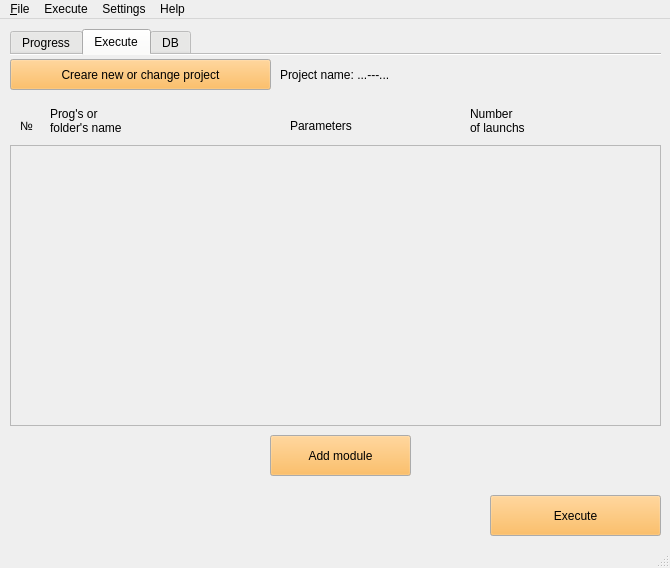
<?xml version="1.0" encoding="UTF-8"?>
<ui version="4.0">
 <class>MainWindow</class>
 <widget class="QMainWindow" name="MainWindow">
  <property name="geometry">
   <rect>
    <x>0</x>
    <y>0</y>
    <width>670</width>
    <height>568</height>
   </rect>
  </property>
  <property name="windowTitle">
   <string>SPaCCE</string>
  </property>
  <property name="locale">
   <locale language="English" country="UnitedKingdom"/>
  </property>
  <widget class="QWidget" name="centralwidget">
   <widget class="QTabWidget" name="tabWidget">
    <property name="geometry">
     <rect>
      <x>10</x>
      <y>10</y>
      <width>651</width>
      <height>511</height>
     </rect>
    </property>
    <property name="palette">
     <palette>
      <active>
       <colorrole role="Button">
        <brush brushstyle="SolidPattern">
         <color alpha="255">
          <red>238</red>
          <green>238</green>
          <blue>236</blue>
         </color>
        </brush>
       </colorrole>
      </active>
      <inactive>
       <colorrole role="Button">
        <brush brushstyle="SolidPattern">
         <color alpha="255">
          <red>238</red>
          <green>238</green>
          <blue>236</blue>
         </color>
        </brush>
       </colorrole>
      </inactive>
      <disabled>
       <colorrole role="Button">
        <brush brushstyle="SolidPattern">
         <color alpha="255">
          <red>238</red>
          <green>238</green>
          <blue>236</blue>
         </color>
        </brush>
       </colorrole>
      </disabled>
     </palette>
    </property>
    <property name="currentIndex">
     <number>1</number>
    </property>
    <property name="documentMode">
     <bool>true</bool>
    </property>
    <widget class="QWidget" name="tab_3">
     <attribute name="title">
      <string>Progress</string>
     </attribute>
     <widget class="QProgressBar" name="progressBar">
      <property name="geometry">
       <rect>
        <x>0</x>
        <y>450</y>
        <width>651</width>
        <height>23</height>
       </rect>
      </property>
      <property name="value">
       <number>0</number>
      </property>
     </widget>
     <widget class="QTextEdit" name="textEdit">
      <property name="geometry">
       <rect>
        <x>0</x>
        <y>10</y>
        <width>651</width>
        <height>421</height>
       </rect>
      </property>
      <property name="readOnly">
       <bool>true</bool>
      </property>
     </widget>
    </widget>
    <widget class="QWidget" name="tab">
     <attribute name="title">
      <string>Execute</string>
     </attribute>
     <widget class="QPushButton" name="pushButton_2">
      <property name="geometry">
       <rect>
        <x>260</x>
        <y>380</y>
        <width>141</width>
        <height>41</height>
       </rect>
      </property>
      <property name="palette">
       <palette>
        <active>
         <colorrole role="Button">
          <brush brushstyle="SolidPattern">
           <color alpha="255">
            <red>252</red>
            <green>175</green>
            <blue>62</blue>
           </color>
          </brush>
         </colorrole>
        </active>
        <inactive>
         <colorrole role="Button">
          <brush brushstyle="SolidPattern">
           <color alpha="255">
            <red>252</red>
            <green>175</green>
            <blue>62</blue>
           </color>
          </brush>
         </colorrole>
        </inactive>
        <disabled>
         <colorrole role="Button">
          <brush brushstyle="SolidPattern">
           <color alpha="255">
            <red>252</red>
            <green>175</green>
            <blue>62</blue>
           </color>
          </brush>
         </colorrole>
        </disabled>
       </palette>
      </property>
      <property name="text">
       <string>Add module</string>
      </property>
     </widget>
     <widget class="QLabel" name="label_2">
      <property name="geometry">
       <rect>
        <x>40</x>
        <y>40</y>
        <width>121</width>
        <height>51</height>
       </rect>
      </property>
      <property name="text">
       <string>Prog's or 
folder's name</string>
      </property>
     </widget>
     <widget class="QLabel" name="label_4">
      <property name="geometry">
       <rect>
        <x>460</x>
        <y>40</y>
        <width>71</width>
        <height>51</height>
       </rect>
      </property>
      <property name="text">
       <string>Number 
of launchs</string>
      </property>
     </widget>
     <widget class="QLabel" name="label">
      <property name="geometry">
       <rect>
        <x>10</x>
        <y>60</y>
        <width>21</width>
        <height>21</height>
       </rect>
      </property>
      <property name="text">
       <string>№</string>
      </property>
     </widget>
     <widget class="QLabel" name="label_3">
      <property name="geometry">
       <rect>
        <x>280</x>
        <y>50</y>
        <width>91</width>
        <height>41</height>
       </rect>
      </property>
      <property name="text">
       <string>Parameters</string>
      </property>
     </widget>
     <widget class="QScrollArea" name="scrollArea">
      <property name="geometry">
       <rect>
        <x>0</x>
        <y>90</y>
        <width>651</width>
        <height>281</height>
       </rect>
      </property>
      <property name="sizePolicy">
       <sizepolicy hsizetype="Expanding" vsizetype="Expanding">
        <horstretch>0</horstretch>
        <verstretch>0</verstretch>
       </sizepolicy>
      </property>
      <property name="palette">
       <palette>
        <active>
         <colorrole role="Button">
          <brush brushstyle="SolidPattern">
           <color alpha="255">
            <red>252</red>
            <green>175</green>
            <blue>62</blue>
           </color>
          </brush>
         </colorrole>
         <colorrole role="ButtonText">
          <brush brushstyle="SolidPattern">
           <color alpha="255">
            <red>0</red>
            <green>0</green>
            <blue>0</blue>
           </color>
          </brush>
         </colorrole>
        </active>
        <inactive>
         <colorrole role="Button">
          <brush brushstyle="SolidPattern">
           <color alpha="255">
            <red>252</red>
            <green>175</green>
            <blue>62</blue>
           </color>
          </brush>
         </colorrole>
         <colorrole role="ButtonText">
          <brush brushstyle="SolidPattern">
           <color alpha="255">
            <red>0</red>
            <green>0</green>
            <blue>0</blue>
           </color>
          </brush>
         </colorrole>
        </inactive>
        <disabled>
         <colorrole role="Button">
          <brush brushstyle="SolidPattern">
           <color alpha="255">
            <red>211</red>
            <green>215</green>
            <blue>207</blue>
           </color>
          </brush>
         </colorrole>
         <colorrole role="ButtonText">
          <brush brushstyle="SolidPattern">
           <color alpha="255">
            <red>0</red>
            <green>0</green>
            <blue>0</blue>
           </color>
          </brush>
         </colorrole>
        </disabled>
       </palette>
      </property>
      <property name="verticalScrollBarPolicy">
       <enum>Qt::ScrollBarAsNeeded</enum>
      </property>
      <property name="sizeAdjustPolicy">
       <enum>QAbstractScrollArea::AdjustIgnored</enum>
      </property>
      <property name="widgetResizable">
       <bool>true</bool>
      </property>
      <widget class="QWidget" name="scrollAreaWidgetContents">
       <property name="geometry">
        <rect>
         <x>0</x>
         <y>0</y>
         <width>649</width>
         <height>279</height>
        </rect>
       </property>
       <property name="sizePolicy">
        <sizepolicy hsizetype="Preferred" vsizetype="Preferred">
         <horstretch>0</horstretch>
         <verstretch>0</verstretch>
        </sizepolicy>
       </property>
      </widget>
     </widget>
     <widget class="QPushButton" name="pushButton">
      <property name="geometry">
       <rect>
        <x>480</x>
        <y>440</y>
        <width>171</width>
        <height>41</height>
       </rect>
      </property>
      <property name="palette">
       <palette>
        <active>
         <colorrole role="Button">
          <brush brushstyle="SolidPattern">
           <color alpha="255">
            <red>252</red>
            <green>175</green>
            <blue>62</blue>
           </color>
          </brush>
         </colorrole>
        </active>
        <inactive>
         <colorrole role="Button">
          <brush brushstyle="SolidPattern">
           <color alpha="255">
            <red>252</red>
            <green>175</green>
            <blue>62</blue>
           </color>
          </brush>
         </colorrole>
        </inactive>
        <disabled>
         <colorrole role="Button">
          <brush brushstyle="SolidPattern">
           <color alpha="255">
            <red>252</red>
            <green>175</green>
            <blue>62</blue>
           </color>
          </brush>
         </colorrole>
        </disabled>
       </palette>
      </property>
      <property name="text">
       <string>Execute</string>
      </property>
     </widget>
     <widget class="QLabel" name="label_6">
      <property name="geometry">
       <rect>
        <x>270</x>
        <y>10</y>
        <width>381</width>
        <height>20</height>
       </rect>
      </property>
      <property name="text">
       <string>Project name: ...---...</string>
      </property>
     </widget>
     <widget class="QPushButton" name="pushButton_5">
      <property name="geometry">
       <rect>
        <x>0</x>
        <y>4</y>
        <width>261</width>
        <height>31</height>
       </rect>
      </property>
      <property name="palette">
       <palette>
        <active>
         <colorrole role="Button">
          <brush brushstyle="SolidPattern">
           <color alpha="255">
            <red>252</red>
            <green>175</green>
            <blue>62</blue>
           </color>
          </brush>
         </colorrole>
        </active>
        <inactive>
         <colorrole role="Button">
          <brush brushstyle="SolidPattern">
           <color alpha="255">
            <red>252</red>
            <green>175</green>
            <blue>62</blue>
           </color>
          </brush>
         </colorrole>
        </inactive>
        <disabled>
         <colorrole role="Button">
          <brush brushstyle="SolidPattern">
           <color alpha="255">
            <red>252</red>
            <green>175</green>
            <blue>62</blue>
           </color>
          </brush>
         </colorrole>
        </disabled>
       </palette>
      </property>
      <property name="text">
       <string>Creare new or change project</string>
      </property>
     </widget>
    </widget>
    <widget class="QWidget" name="tab_2">
     <attribute name="title">
      <string>DB</string>
     </attribute>
     <widget class="QTreeView" name="treeView">
      <property name="geometry">
       <rect>
        <x>0</x>
        <y>110</y>
        <width>651</width>
        <height>331</height>
       </rect>
      </property>
      <property name="editTriggers">
       <set>QAbstractItemView::NoEditTriggers</set>
      </property>
      <property name="alternatingRowColors">
       <bool>true</bool>
      </property>
      <property name="uniformRowHeights">
       <bool>true</bool>
      </property>
      <property name="animated">
       <bool>true</bool>
      </property>
     </widget>
     <widget class="QPushButton" name="pushButton_4">
      <property name="geometry">
       <rect>
        <x>270</x>
        <y>70</y>
        <width>83</width>
        <height>25</height>
       </rect>
      </property>
      <property name="palette">
       <palette>
        <active>
         <colorrole role="Button">
          <brush brushstyle="SolidPattern">
           <color alpha="255">
            <red>252</red>
            <green>175</green>
            <blue>62</blue>
           </color>
          </brush>
         </colorrole>
        </active>
        <inactive>
         <colorrole role="Button">
          <brush brushstyle="SolidPattern">
           <color alpha="255">
            <red>252</red>
            <green>175</green>
            <blue>62</blue>
           </color>
          </brush>
         </colorrole>
        </inactive>
        <disabled>
         <colorrole role="Button">
          <brush brushstyle="SolidPattern">
           <color alpha="255">
            <red>252</red>
            <green>175</green>
            <blue>62</blue>
           </color>
          </brush>
         </colorrole>
        </disabled>
       </palette>
      </property>
      <property name="text">
       <string>Find</string>
      </property>
     </widget>
     <widget class="QLabel" name="label_7">
      <property name="geometry">
       <rect>
        <x>10</x>
        <y>10</y>
        <width>131</width>
        <height>17</height>
       </rect>
      </property>
      <property name="text">
       <string>Project's name</string>
      </property>
     </widget>
     <widget class="QLabel" name="label_8">
      <property name="geometry">
       <rect>
        <x>160</x>
        <y>10</y>
        <width>101</width>
        <height>17</height>
       </rect>
      </property>
      <property name="text">
       <string>Modules</string>
      </property>
     </widget>
     <widget class="QLabel" name="label_9">
      <property name="geometry">
       <rect>
        <x>310</x>
        <y>10</y>
        <width>64</width>
        <height>17</height>
       </rect>
      </property>
      <property name="text">
       <string>From</string>
      </property>
     </widget>
     <widget class="QLabel" name="label_10">
      <property name="geometry">
       <rect>
        <x>490</x>
        <y>10</y>
        <width>64</width>
        <height>17</height>
       </rect>
      </property>
      <property name="text">
       <string>To</string>
      </property>
     </widget>
     <widget class="QDateTimeEdit" name="dateTimeEdit">
      <property name="geometry">
       <rect>
        <x>310</x>
        <y>30</y>
        <width>161</width>
        <height>26</height>
       </rect>
      </property>
      <property name="date">
       <date>
        <year>2020</year>
        <month>1</month>
        <day>1</day>
       </date>
      </property>
     </widget>
     <widget class="QDateTimeEdit" name="dateTimeEdit_2">
      <property name="geometry">
       <rect>
        <x>490</x>
        <y>30</y>
        <width>161</width>
        <height>26</height>
       </rect>
      </property>
     </widget>
     <widget class="QLineEdit" name="lineEdit">
      <property name="geometry">
       <rect>
        <x>10</x>
        <y>30</y>
        <width>131</width>
        <height>25</height>
       </rect>
      </property>
     </widget>
     <widget class="QLineEdit" name="lineEdit_2">
      <property name="geometry">
       <rect>
        <x>160</x>
        <y>30</y>
        <width>141</width>
        <height>25</height>
       </rect>
      </property>
     </widget>
     <widget class="QPushButton" name="pushButton_3">
      <property name="geometry">
       <rect>
        <x>0</x>
        <y>450</y>
        <width>151</width>
        <height>25</height>
       </rect>
      </property>
      <property name="palette">
       <palette>
        <active>
         <colorrole role="Button">
          <brush brushstyle="SolidPattern">
           <color alpha="255">
            <red>252</red>
            <green>175</green>
            <blue>62</blue>
           </color>
          </brush>
         </colorrole>
        </active>
        <inactive>
         <colorrole role="Button">
          <brush brushstyle="SolidPattern">
           <color alpha="255">
            <red>252</red>
            <green>175</green>
            <blue>62</blue>
           </color>
          </brush>
         </colorrole>
        </inactive>
        <disabled>
         <colorrole role="Button">
          <brush brushstyle="SolidPattern">
           <color alpha="255">
            <red>211</red>
            <green>215</green>
            <blue>207</blue>
           </color>
          </brush>
         </colorrole>
        </disabled>
       </palette>
      </property>
      <property name="text">
       <string>Delete project</string>
      </property>
     </widget>
     <widget class="QPushButton" name="pushButton_6">
      <property name="geometry">
       <rect>
        <x>160</x>
        <y>450</y>
        <width>161</width>
        <height>25</height>
       </rect>
      </property>
      <property name="palette">
       <palette>
        <active>
         <colorrole role="Button">
          <brush brushstyle="SolidPattern">
           <color alpha="255">
            <red>252</red>
            <green>175</green>
            <blue>62</blue>
           </color>
          </brush>
         </colorrole>
        </active>
        <inactive>
         <colorrole role="Button">
          <brush brushstyle="SolidPattern">
           <color alpha="255">
            <red>252</red>
            <green>175</green>
            <blue>62</blue>
           </color>
          </brush>
         </colorrole>
        </inactive>
        <disabled>
         <colorrole role="Button">
          <brush brushstyle="SolidPattern">
           <color alpha="255">
            <red>252</red>
            <green>175</green>
            <blue>62</blue>
           </color>
          </brush>
         </colorrole>
        </disabled>
       </palette>
      </property>
      <property name="text">
       <string>Open project</string>
      </property>
     </widget>
     <widget class="QPushButton" name="pushButton_7">
      <property name="geometry">
       <rect>
        <x>330</x>
        <y>450</y>
        <width>321</width>
        <height>25</height>
       </rect>
      </property>
      <property name="palette">
       <palette>
        <active>
         <colorrole role="Button">
          <brush brushstyle="SolidPattern">
           <color alpha="255">
            <red>252</red>
            <green>175</green>
            <blue>62</blue>
           </color>
          </brush>
         </colorrole>
        </active>
        <inactive>
         <colorrole role="Button">
          <brush brushstyle="SolidPattern">
           <color alpha="255">
            <red>252</red>
            <green>175</green>
            <blue>62</blue>
           </color>
          </brush>
         </colorrole>
        </inactive>
        <disabled>
         <colorrole role="Button">
          <brush brushstyle="SolidPattern">
           <color alpha="255">
            <red>252</red>
            <green>175</green>
            <blue>62</blue>
           </color>
          </brush>
         </colorrole>
        </disabled>
       </palette>
      </property>
      <property name="text">
       <string>Open module result</string>
      </property>
     </widget>
    </widget>
   </widget>
  </widget>
  <widget class="QMenuBar" name="menubar">
   <property name="geometry">
    <rect>
     <x>0</x>
     <y>0</y>
     <width>670</width>
     <height>22</height>
    </rect>
   </property>
   <widget class="QMenu" name="menu_File">
    <property name="title">
     <string>&amp;File</string>
    </property>
    <addaction name="actionDelete_db_and_create_new"/>
   </widget>
   <widget class="QMenu" name="menuHelp">
    <property name="title">
     <string>Help</string>
    </property>
    <addaction name="actionAbout"/>
   </widget>
   <widget class="QMenu" name="menuView">
    <property name="title">
     <string>Settings</string>
    </property>
    <widget class="QMenu" name="menuMinimization_criterion_2">
     <property name="title">
      <string>Minimization criterion</string>
     </property>
     <addaction name="actionTime_2"/>
    </widget>
    <addaction name="actionTranslate"/>
    <addaction name="menuMinimization_criterion_2"/>
   </widget>
   <widget class="QMenu" name="menuExecute">
    <property name="title">
     <string>Execute</string>
    </property>
    <addaction name="actionNew_project"/>
   </widget>
   <addaction name="menu_File"/>
   <addaction name="menuExecute"/>
   <addaction name="menuView"/>
   <addaction name="menuHelp"/>
  </widget>
  <widget class="QStatusBar" name="statusbar"/>
  <action name="actionNew_project">
   <property name="text">
    <string>New project</string>
   </property>
   <property name="statusTip">
    <string>Create new project</string>
   </property>
   <property name="shortcut">
    <string>Ctrl+P</string>
   </property>
  </action>
  <action name="actionDelete_db_and_create_new">
   <property name="text">
    <string>Delete db and create new</string>
   </property>
  </action>
  <action name="actionTranslate">
   <property name="text">
    <string>Translate to Russian</string>
   </property>
  </action>
  <action name="actionTime">
   <property name="text">
    <string>Time</string>
   </property>
  </action>
  <action name="actionAbout">
   <property name="text">
    <string>About</string>
   </property>
  </action>
  <action name="actionTime_2">
   <property name="text">
    <string>Time</string>
   </property>
  </action>
 </widget>
 <resources/>
 <connections/>
</ui>
